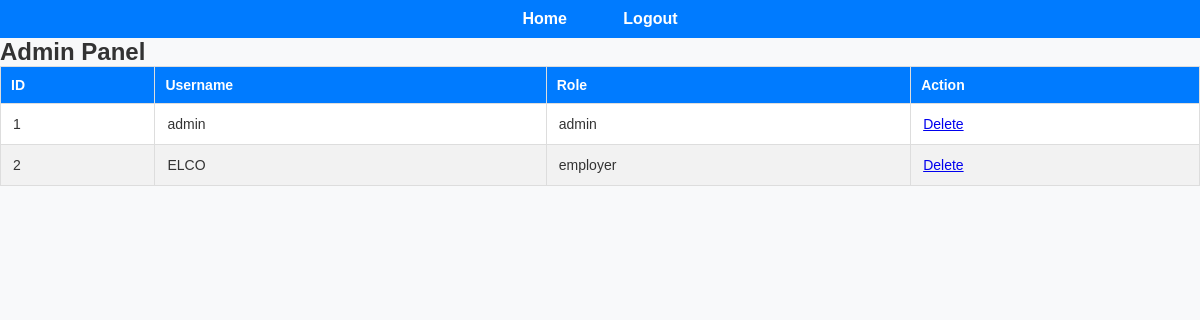
Page /admin (signed in) on the earlier database version.
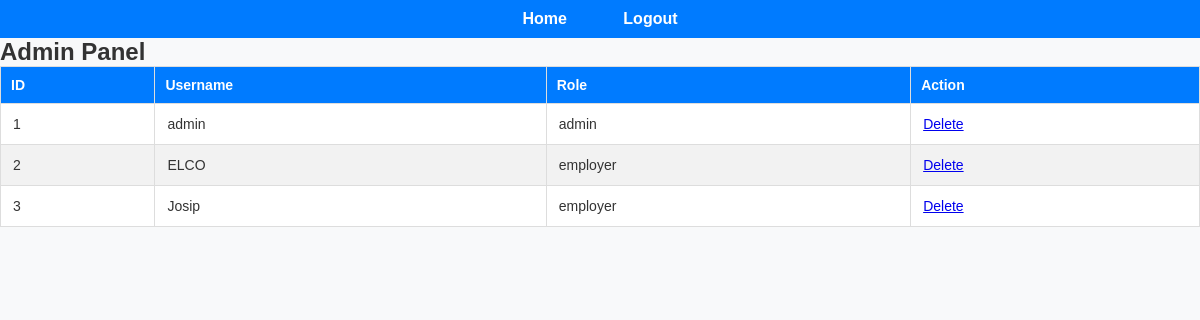
Same page on the later database version.
### app.py (models this page shows, shortened)
class User(db.Model, UserMixin):
    id = db.Column(db.Integer, primary_key=True)
    username = db.Column(db.String(50), unique=True, nullable=False)
    email = db.Column(db.String(120), unique=False, nullable=False)
    password = db.Column(db.String(64), nullable=False)
    role = db.Column(db.String(20), nullable=False)

### app.py (the view)
@app.route('/admin')
@login_required
def admin():
    if current_user.role == 'admin':
        users = User.query.all()  # Query all users
        return render_template('admin.html', users=users)  # Pass users to the template
    else:
        return redirect(url_for('index'))

### app.py (called while the page is built)
@login_manager.user_loader
def load_user(user_id):
    return User.query.get(int(user_id))

### templates/admin.html (shortened to what this page needs)
<!DOCTYPE html>
<html lang="en">
<head>
    <link rel="stylesheet" href="{{ url_for('static', filename='styles.css') }}">
</head>
<body>
    {% include 'navbar.html' %}
    <h2>Admin Panel</h2>
    <table>
        <thead>
            <tr>
                <th>ID</th>
                <th>Username</th>
                <th>Role</th>
                <th>Action</th>
            </tr>
        </thead>
        <tbody>
            {% for user in users %}
            <tr>
                <td>{{ user.id }}</td>
                <td>{{ user.username }}</td>
                <td>{{ user.role }}</td>
                <td><a href="/delete_user/{{ user.id }}">Delete</a></td>
            </tr>
            {% endfor %}
        </tbody>

### templates/navbar.html (shortened to what this page needs)
<nav>
    <ul>
        <li><a href="/">Home</a></li>
        {% if not current_user.is_authenticated %}
        <li><a href="/login">Login</a></li>
        <li><a href="/register">Register</a></li>
        {% else %}
        <li><a href="/logout">Logout</a></li>
        {% endif %}
    </ul>
</nav>

### static/styles.css (style rules this page uses)
* { margin: 0; padding: 0; box-sizing: border-box; }
body { font-family: Arial, sans-serif; background-color: #f8f9fa; color: #333; }
nav { background-color: #007bff; padding: 10px 0; }
nav ul { list-style-type: none; text-align: center; }
nav ul li { display: inline-block; margin: 0 10px; }
nav ul li a { color: #fff; text-decoration: none; font-weight: bold; padding: 8px 16px; border-radius: 5px; transition: background-color 0.3s ease; }
table { width: 100%; border-collapse: collapse; margin-bottom: 20px; }
th, td { font-size: 14px; border: 1px solid #ddd; padding: 10px; text-align: left; }
th { background-color: #f2f2f2; }
tr:nth-child(even) { background-color: #f2f2f2; }
table { background-color: #ffffff; overflow-x: auto; }
th { background-color: #007bff; color: #ffffff; }
td { font-size: 14px; padding: 12px; }

Differences in the rows shown:
added User: id "3", username "Josip", role "employer"
